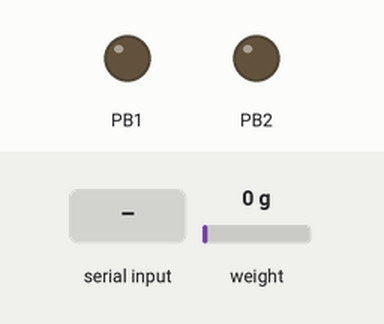
The program below on a simulated ATmega8, built with avr-gcc and emulated at 1 MHz. On the bench: output pins drawn as LEDs (lit = HIGH). Wiring (inferred from the names in the program): HX711 load-cell converter: data PB4; SCK PB5. The inputs (shaded band) are chosen by the test bench; at power-on: weight on the scale 0 g. Pins used as bus, display or sensor lines are not drawn; what the program prints to the serial monitor is not drawn.

Above: at 1.2 s.
1.3 s: "p" received over Serial
At 2.0 s:
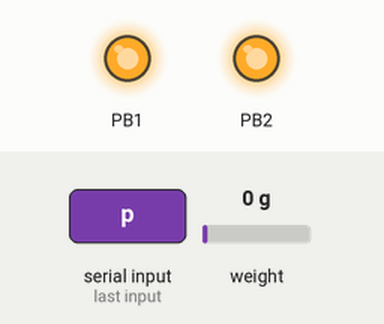
Timing chart, 0 to 4.3 s (numbered marks = the images above; inputs shaded):
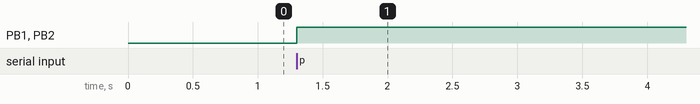

Measured:
- after the input at 1.3 s, PB1, PB2: LOW → HIGH at once

The program:

main.c
```c
#include <avr/io.h>						//Necesaria para registros
#include <avr/interrupt.h>				//Necesaria para interrupciones
#include <util/delay.h>					//Pausas de tiempo
#include <stdint.h> 					//Librerica para comunicacion uart
#include<string.h>						//Manipular cadenas caracteres
#include<stdio.h>						//Modificar entradas i salidas de texto
#include <stdlib.h>						//Concatenar registros de ADC

#define FOSC 1000000					//Definir frecuencia de oscilacion
#define SCL 31250						//Frecuencia SCL
#define BAUD 9600						//Baudios de comunicacion
#define MYUBRR FOSC/8/BAUD-1			//COnstante para establecer 9600 en nregistro, error de 0.2
#define HX711_MODERUNNING 1
#define HX711_MODECALIBRATION1OF2 2
#define HX711_MODECALIBRATION2OF2 3
#define HX711_MODECURRENT 1
#define TAMANIO 30
#define TAMANIOARRAY 30

#include "USART.c"
#include "I2C.c"
#include "Giroscopio.c"
#include "Giroscopio2.c"
#include "PWM.c"
#include "ADC.c"

#include "hx711.c"
#include "Temperatura.c"
#include "Oximetro.c"


char dato, buffer1[TAMANIO],buffer2[TAMANIO],buffer3[TAMANIO],buffer4[TAMANIO],float_[10];				//Variable de que almacena dato recibido, variable que transmite dato, variable conversion
uint8_t presion, presion1, presion2, oscilacion;
uint8_t presiones[TAMANIOARRAY], oscilaciones[TAMANIOARRAY];

void PIO_Init(){						//Declarar pines de salida y entrada
	DDRB |=(1<<PB2);					//Salida PWM OC1B
	DDRB |=(1<<PB1);					//Salida PWM OC1A
	DDRB |=(1<<PB5);					//Salida SCK
	DDRC |=(1<<PC3);					//Pin de control de sensores
	PORTC |=(1<<PC3);					//Inicio de sensores apagados
}

void Inflar(){
	OCR1A=31;
	OCR1B=31;
}

void Parar(){
	OCR1A=0;
}

void Cerrar(){
	OCR1B=31;
}

void Abrir(){
	OCR1B=0;
}

void TomarPresiones(){
	presion1=Pres_Read();
	presion=presion1;
	presion2=Pres_Read();
	oscilacion=presion1-presion2;
}

int main (void)							//Main
{
	PIO_Init();							//Configuracion Puertos
	I2C_Init();							//Configuracion I2C
	USART_Init(MYUBRR);					//Configuracion Serial
	ADC_Init();							//Configuracion ADC
	PWM_Init();							//Configuracion PWM
	hx711_init(HX711_GAINCHANNELA128, 10000, 9850000);			//Configuracion Presion
	while(1)							//Bucle para que este funcionando indeterminadamente
	{
		dato=RecibirBT();				//Recepcion de dato enviado por eñ celular
		if (dato=='m'){
			_delay_ms(5000);					//Iniciar medicion
			//Paso 2: Inflar brazalete y tomar presiones
			presion = 0;			//Lectura de presion
			Inflar();
			_delay_ms(4000);
			uint8_t i=0;
			while(presion < 160){				//Hacer hasta que llegue a 160mmHg
				presion = Pres_Read();		//Lectura para saber cambio en presion
			}
			//Paso 3: Parar el motor y se comienza a desinlfar, comienza metodo osculatorio
			Parar();						//Desactivar motor y mantener valvula cerrada
			while(presion > 50){				//Hacer hasta que la presion sea menor a 50 mmHg
				TomarPresiones();			//Tomar presion dos veces y compararlas para saber oscilacion
				if(oscilacion<2 && oscilacion>=1){			//Comprobar oscilacion tres veces
					presiones[i]=(presion1+presion2)/2;	//Guardar el promedio de ambas presiones en el arreglo
					oscilaciones[i]=oscilacion;			//Guardar oscilacion
					i++;					//Aumentar indice de guardado
				}
				presion=Pres_Read();
				while(presion>presion1-2){	//Terminado el proceso, comenzar a desinglar hasta que la presion decremente 5
					presion=Pres_Read();
				}
				Cerrar();					//Cerrar valvula para nuevo comienzo
			}
			Abrir();						//Abrir por completo
			//Paso 4: determinacion de presiones siastole y diastole
			uint8_t sys=0, dys=0, mayor=0, menor=0;
			for (uint8_t i=0; i<TAMANIOARRAY; i++){			//Recorrer todo el vector
				if (presiones[mayor]<=presiones[i]){		//La presion mas grande es sistolica
					sys=presiones[i];						//Guardar valor
					mayor=i;
				}
				if (presiones[menor]>=presiones[i] && presiones[i]!=0){		//La presion mas baja es la diastole
					dys=presiones[i];		//Guardar valor
					menor=i;
				}
			}

			sys = 125;
			dys = 74;
			dtostrf(sys, 3, 0, float_ );
			sprintf(buffer1,"%s mmHg",float_);
			dtostrf(dys, 3, 0, float_ );
			sprintf(buffer2,"%s mmHg",float_);
			pulso = 76;
			celcius = 36.4;
			dtostrf(pulso, 3, 0, float_ );
			sprintf(buffer3,"%s ppm",float_);
			dtostrf(celcius,2,2,float_);
			sprintf(buffer4,"%s C",float_);
			//Paso 5: enviar datos por medio de bluetooth

			/*Enviar sistole, diastole, pulso y temperatura*/
			charToUint8Send(buffer1);
			charToUint8Send(buffer2);
			charToUint8Send(buffer3);
			charToUint8Send(buffer4);
		}
		else if (dato=='p'){
			Inflar();
			_delay_ms(4000);
			presion = Pres_Read();
			while (1){
				presion = Pres_Read();
				dtostrf(presion, 3, 0, float_ );
				sprintf(buffer1,"%s mmHg",float_);
				charToUint8Send(buffer1);
			}
		}

			else{}
	}
}
```

ADC.c
```c
#include <avr/io.h>						//Necesaria para registros
int adl, adcval;						//Valores de ADC
void ADC_Init(void){					//Configuracion inicial de ADC
	ADCSRA |=(1<<ADPS1) | (1<<ADPS0);	//Preescalar de 1MHz a 125Khz
}

char *lectura_Analogica(				//Seleccion de canal a leer
		unsigned int mux3,
		unsigned int mux2,
		unsigned int mux1,
		unsigned int mux0){
	cli();								//Deshabilitar interrupciones
	ADCSRA &=~(1<<ADSC);				//Apagar las conversiones ADC
	ADCSRA &=~(1<<ADEN);				//Apagar el ADC
	adl=ADCL;							//Leer los primeros 8 para tener acceso a los otros dos
	adcval=(ADCH<<8) | adl;				//Leer los ultimos dos para tener permisos
	ADMUX=(mux3<<MUX3) | (mux2<<MUX2) |
		(mux1<<MUX1) | (mux0<<MUX0);	//Seleccion de canal
	ADCSRA |=(1<<ADEN);					//Habilitar el ADC
	ADCSRA|=(1<<ADSC);					//Comenzar conversion
	while (!(ADCSRA &(1<<ADIF)));		//Hacer nada mientras convierte
	adl=ADCL;							//Lectura de los 8 primeros
	adcval=(8<<ADCH)|adl;				//Lecutra de los 2 ultimos
	itoa(ADCW,buffer,10);				//Conversion de int a char
	sei();								//Habilitar interrupciones
	return buffer;						//Regresar el valor leido en char *
}
```

Giroscopio.c
```c
#include <avr/io.h>					//Necesaria para registros
#include "MPU6050_res_define.h"		//Libreria del giroscopio

float Acc_x,Acc_y,Acc_z,Temperature,Gyro_x,Gyro_y,Gyro_z;
void Gyro_Init(){
	_delay_ms(150);		/* Power up time >100ms */
	I2C_Start_Wait(0xD0);	/* Start with device write address */
	I2C_Write(SMPLRT_DIV);	/* Write to sample rate register */
	I2C_Write(0x07);	/* 1KHz sample rate */
	I2C_Stop();

	I2C_Start_Wait(0xD0);
	I2C_Write(PWR_MGMT_1);	/* Write to power management register */
	I2C_Write(0x01);	/* X axis gyroscope reference frequency */
	I2C_Stop();

	I2C_Start_Wait(0xD0);
	I2C_Write(CONFIG);	/* Write to Configuration register */
	I2C_Write(0x00);	/* Fs = 8KHz */
	I2C_Stop();

	I2C_Start_Wait(0xD0);
	I2C_Write(GYRO_CONFIG);	/* Write to Gyro configuration register */
	I2C_Write(0x18);	/* Full scale range +/- 2000 degree/C */
	I2C_Stop();

	I2C_Start_Wait(0xD0);
	I2C_Write(INT_ENABLE);	/* Write to interrupt enable register */
	I2C_Write(0x01);
	I2C_Stop();
}
void MPU_Start_Loc(){
	I2C_Start_Wait(0xD0);	/* I2C start with device write address */
	I2C_Write(ACCEL_XOUT_H);/* Write start location address from where to read */
	I2C_Repeated_Start(0xD1);/* I2C start with device read address */
}
void Read_RawValue()
{
	MPU_Start_Loc();									/* Read Gyro values */
	Acc_x = (((int)I2C_Read_Ack()<<8) | (int)I2C_Read_Ack())/16384.0;
	Acc_y = (((int)I2C_Read_Ack()<<8) | (int)I2C_Read_Ack())/16384.0;
	Acc_z = (((int)I2C_Read_Ack()<<8) | (int)I2C_Read_Ack())/16384.0;
	Temperature = ((((int)I2C_Read_Ack()<<8) | (int)I2C_Read_Ack())/340)+36.53;
	Gyro_x = (((int)I2C_Read_Ack()<<8) | (int)I2C_Read_Ack())/16.4;
	Gyro_y = (((int)I2C_Read_Ack()<<8) | (int)I2C_Read_Ack())/16.4;
	Gyro_z = (((int)I2C_Read_Ack()<<8) | (int)I2C_Read_Nack())/16.4;
	I2C_Stop();
}
```

Giroscopio2.c
```c
#include <avr/io.h>					//Necesaria para registros
#include "MPU6050_res_define.h"		//Libreria del giroscopio

float Acc_x2,Acc_y2,Acc_z2,Temperature2,Gyro_x2,Gyro_y2,Gyro_z2;
void Gyro2_Init(){
	_delay_ms(150);		/* Power up time >100ms */
	I2C_Start_Wait(0xD2);	/* Start with device write address */
	I2C_Write(SMPLRT_DIV);	/* Write to sample rate register */
	I2C_Write(0x07);	/* 1KHz sample rate */
	I2C_Stop();

	I2C_Start_Wait(0xD2);
	I2C_Write(PWR_MGMT_1);	/* Write to power management register */
	I2C_Write(0x01);	/* X axis gyroscope reference frequency */
	I2C_Stop();

	I2C_Start_Wait(0xD2);
	I2C_Write(CONFIG);	/* Write to Configuration register */
	I2C_Write(0x00);	/* Fs = 8KHz */
	I2C_Stop();

	I2C_Start_Wait(0xD2);
	I2C_Write(GYRO_CONFIG);	/* Write to Gyro configuration register */
	I2C_Write(0x18);	/* Full scale range +/- 2000 degree/C */
	I2C_Stop();

	I2C_Start_Wait(0xD2);
	I2C_Write(INT_ENABLE);	/* Write to interrupt enable register */
	I2C_Write(0x01);
	I2C_Stop();
}
void MPU2_Start_Loc(){
	I2C_Start_Wait(0xD2);	/* I2C start with device write address */
	I2C_Write(ACCEL_XOUT_H);/* Write start location address from where to read */
	I2C_Repeated_Start(0xD3);/* I2C start with device read address */
}
void Read2_RawValue()
{
	MPU2_Start_Loc();									/* Read Gyro values */
	Acc_x2 = (((int)I2C_Read_Ack()<<8) | (int)I2C_Read_Ack())/16384.0;
	Acc_y2 = (((int)I2C_Read_Ack()<<8) | (int)I2C_Read_Ack())/16384.0;
	Acc_z2 = (((int)I2C_Read_Ack()<<8) | (int)I2C_Read_Ack())/16384.0;
	Temperature2 = ((((int)I2C_Read_Ack()<<8) | (int)I2C_Read_Ack())/340)+36.53;
	Gyro_x2 = (((int)I2C_Read_Ack()<<8) | (int)I2C_Read_Ack())/16.4;
	Gyro_y2 = (((int)I2C_Read_Ack()<<8) | (int)I2C_Read_Ack())/16.4;
	Gyro_z2 = (((int)I2C_Read_Ack()<<8) | (int)I2C_Read_Nack())/16.4;
	I2C_Stop();
}
```

I2C.c
```c
/*
 * I2C_Master_C_file.c
 * http://www.electronicwings.com
 *
 */


#include "I2C.h"								/* Include I2C header file */

void I2C_Init()												/* I2C initialize function */
{
	TWBR = BITRATE(TWSR = 0x00);							/* Get bit rate register value by formula */
}


uint8_t I2C_Start(char slave_write_address)						/* I2C start function */
{
	uint8_t status;											/* Declare variable */
	TWCR = (1<<TWSTA)|(1<<TWEN)|(1<<TWINT);					/* Enable TWI, generate start condition and clear interrupt flag */
	while (!(TWCR & (1<<TWINT)));							/* Wait until TWI finish its current job (start condition) */
	status = TWSR & 0xF8;									/* Read TWI status register with masking lower three bits */
	if (status != 0x08)										/* Check weather start condition transmitted successfully or not? */
	return 0;												/* If not then return 0 to indicate start condition fail */
	TWDR = slave_write_address;								/* If yes then write SLA+W in TWI data register */
	TWCR = (1<<TWEN)|(1<<TWINT);							/* Enable TWI and clear interrupt flag */
	while (!(TWCR & (1<<TWINT)));							/* Wait until TWI finish its current job (Write operation) */
	status = TWSR & 0xF8;									/* Read TWI status register with masking lower three bits */
	if (status == 0x18)										/* Check weather SLA+W transmitted & ack received or not? */
	return 1;												/* If yes then return 1 to indicate ack received i.e. ready to accept data byte */
	if (status == 0x20)										/* Check weather SLA+W transmitted & nack received or not? */
	return 2;												/* If yes then return 2 to indicate nack received i.e. device is busy */
	else
	return 3;												/* Else return 3 to indicate SLA+W failed */
}

uint8_t I2C_Repeated_Start(char slave_read_address)			/* I2C repeated start function */
{
	uint8_t status;											/* Declare variable */
	TWCR = (1<<TWSTA)|(1<<TWEN)|(1<<TWINT);					/* Enable TWI, generate start condition and clear interrupt flag */
	while (!(TWCR & (1<<TWINT)));							/* Wait until TWI finish its current job (start condition) */
	status = TWSR & 0xF8;									/* Read TWI status register with masking lower three bits */
	if (status != 0x10)										/* Check weather repeated start condition transmitted successfully or not? */
	return 0;												/* If no then return 0 to indicate repeated start condition fail */
	TWDR = slave_read_address;								/* If yes then write SLA+R in TWI data register */
	TWCR = (1<<TWEN)|(1<<TWINT);							/* Enable TWI and clear interrupt flag */
	while (!(TWCR & (1<<TWINT)));							/* Wait until TWI finish its current job (Write operation) */
	status = TWSR & 0xF8;									/* Read TWI status register with masking lower three bits */
	if (status == 0x40)										/* Check weather SLA+R transmitted & ack received or not? */
	return 1;												/* If yes then return 1 to indicate ack received */
	if (status == 0x20)										/* Check weather SLA+R transmitted & nack received or not? */
	return 2;												/* If yes then return 2 to indicate nack received i.e. device is busy */
	else
	return 3;												/* Else return 3 to indicate SLA+W failed */
}

void I2C_Stop()												/* I2C stop function */
{
	TWCR=(1<<TWSTO)|(1<<TWINT)|(1<<TWEN);					/* Enable TWI, generate stop condition and clear interrupt flag */
	while(TWCR & (1<<TWSTO));								/* Wait until stop condition execution */
}

void I2C_Start_Wait(char slave_write_address)				/* I2C start wait function */
{
	uint8_t status;											/* Declare variable */
	while (1)
	{
		TWCR = (1<<TWSTA)|(1<<TWEN)|(1<<TWINT);				/* Enable TWI, generate start condition and clear interrupt flag */
		while (!(TWCR & (1<<TWINT)));						/* Wait until TWI finish its current job (start condition) */
		status = TWSR & 0xF8;								/* Read TWI status register with masking lower three bits */
		if (status != 0x08)									/* Check weather start condition transmitted successfully or not? */
		continue;											/* If no then continue with start loop again */
		TWDR = slave_write_address;							/* If yes then write SLA+W in TWI data register */
		TWCR = (1<<TWEN)|(1<<TWINT);						/* Enable TWI and clear interrupt flag */
		while (!(TWCR & (1<<TWINT)));						/* Wait until TWI finish its current job (Write operation) */
		status = TWSR & 0xF8;								/* Read TWI status register with masking lower three bits */
		if (status != 0x18 )								/* Check weather SLA+W transmitted & ack received or not? */
		{
			I2C_Stop();										/* If not then generate stop condition */
			continue;										/* continue with start loop again */
		}
		break;												/* If yes then break loop */
	}
}

uint8_t I2C_Write(char data)								/* I2C write function */
{
	uint8_t status;											/* Declare variable */
	TWDR = data;											/* Copy data in TWI data register */
	TWCR = (1<<TWEN)|(1<<TWINT);							/* Enable TWI and clear interrupt flag */
	while (!(TWCR & (1<<TWINT)));							/* Wait until TWI finish its current job (Write operation) */
	status = TWSR & 0xF8;									/* Read TWI status register with masking lower three bits */
	if (status == 0x28)										/* Check weather data transmitted & ack received or not? */
	return 0;												/* If yes then return 0 to indicate ack received */
	if (status == 0x30)										/* Check weather data transmitted & nack received or not? */
	return 1;												/* If yes then return 1 to indicate nack received */
	else
	return 2;												/* Else return 2 to indicate data transmission failed */
}

char I2C_Read_Ack()										/* I2C read ack function */
{
	TWCR=(1<<TWEN)|(1<<TWINT)|(1<<TWEA);					/* Enable TWI, generation of ack and clear interrupt flag */
	while (!(TWCR & (1<<TWINT)));							/* Wait until TWI finish its current job (read operation) */
	return TWDR;											/* Return received data */
}

char I2C_Read_Nack()										/* I2C read nack function */
{
	TWCR=(1<<TWEN)|(1<<TWINT);								/* Enable TWI and clear interrupt flag */
	while (!(TWCR & (1<<TWINT)));							/* Wait until TWI finish its current job (read operation) */
	return TWDR;											/* Return received data */
}
```

I2C.h
```c
/*
 * I2C_Master_H_file.h
 * http://www.electronicwings.com
 *
 */


#ifndef I2C_MASTER_H_FILE_H_					/* Define library H file if not defined */
#define I2C_MASTER_H_FILE_H_

#include <avr/io.h>								/* Include AVR std. library file */
#include <util/delay.h>							/* Include delay header file */
#include <math.h>								/* Include math function */
#define SCL_CLK 100000L							/* Define SCL clock frequency */
#define BITRATE(TWSR)	((F_CPU/SCL_CLK)-16)/(2*pow(4,(TWSR&((1<<TWPS0)|(1<<TWPS1))))) /* Define bit rate */

void I2C_Init();								/* I2C initialize function */
uint8_t  I2C_Start(char);						/* I2C start function */
uint8_t  I2C_Repeated_Start(char);				/* I2C repeated start function */
void I2C_Stop();								/* I2C stop function */
void I2C_Start_Wait(char);						/* I2C start wait function */
uint8_t  I2C_Write(char);						/* I2C write function */
char I2C_Read_Ack();							/* I2C read ack function */
char I2C_Read_Nack();							/* I2C read nack function */


#endif											/* I2C_MASTER_H_FILE_H_ */
```

Oximetro.c
```c
#include <avr/io.h>					//Necesaria para registros
#include "Oximetro.h"				//Libreria del giroscopio
long int pulso;
void Oxi_Init(){
	_delay_ms(150);					/* Power up time >100ms */
	I2C_Start_Wait(WRITE_ADDR);		/* Start with device write address */
	I2C_Write(FIFO_CONFIG);			/* Write to first in first out configuration */
	I2C_Write(0xB0);				/* Set 32 sample avergae, clear when it reaches top, no empty data */
	I2C_Stop();

	I2C_Start_Wait(WRITE_ADDR);
	I2C_Write(MODE_CONFIG);			/*COnfig mode*/
	I2C_Write(0x02);				/*Heart rate mode*/
	I2C_Stop();

	I2C_Start_Wait(WRITE_ADDR);
	I2C_Write(SPO2_CONFIG);
	I2C_Write(0x18);				/*HR mode, 69uS-> pulse width, 1600->sampes ps*/
	I2C_Stop();

	I2C_Start_Wait(WRITE_ADDR);
	I2C_Write(LED1_PA);			/*Intensidad de ledd rojo*/
	I2C_Write(0x04);			/*.2mA*/
	I2C_Stop();
}
void Oxi_Start_Loc(){

	I2C_Start_Wait(WRITE_ADDR);
	I2C_Write(FIFO_WR_PTR);
	I2C_Write(0x3F);
	I2C_Stop();

	I2C_Start_Wait(WRITE_ADDR);
	I2C_Write(OVRFLOW_CTR);
	I2C_Write(0x00);
	I2C_Stop();

	I2C_Start_Wait(WRITE_ADDR);
	I2C_Write(FIFO_RD_PTR);
	I2C_Write(0x00);
	I2C_Stop();

	I2C_Start_Wait(WRITE_ADDR);
	I2C_Write(FIFO_DATA);
	I2C_Write(0x00);
	I2C_Stop();

	I2C_Start_Wait(WRITE_ADDR);
	I2C_Write(FIFO_DATA);
	I2C_Repeated_Start(READ_ADDR);
}
void Oxi_Read(){
	Oxi_Start_Loc();
	pulso = (((long int)I2C_Read_Ack()<<15) | (int)I2C_Read_Nack());
	I2C_Stop();
}
```

Source omitted: MPU6050_res_define.h (3087 bytes), Oximetro.h (1504 bytes), PWM.c (528 bytes), Temperatura.c (998 bytes), Temperatura.h (815 bytes), USART.c (1927 bytes), hx711.c (3587 bytes), hx711.h (1780 bytes)
